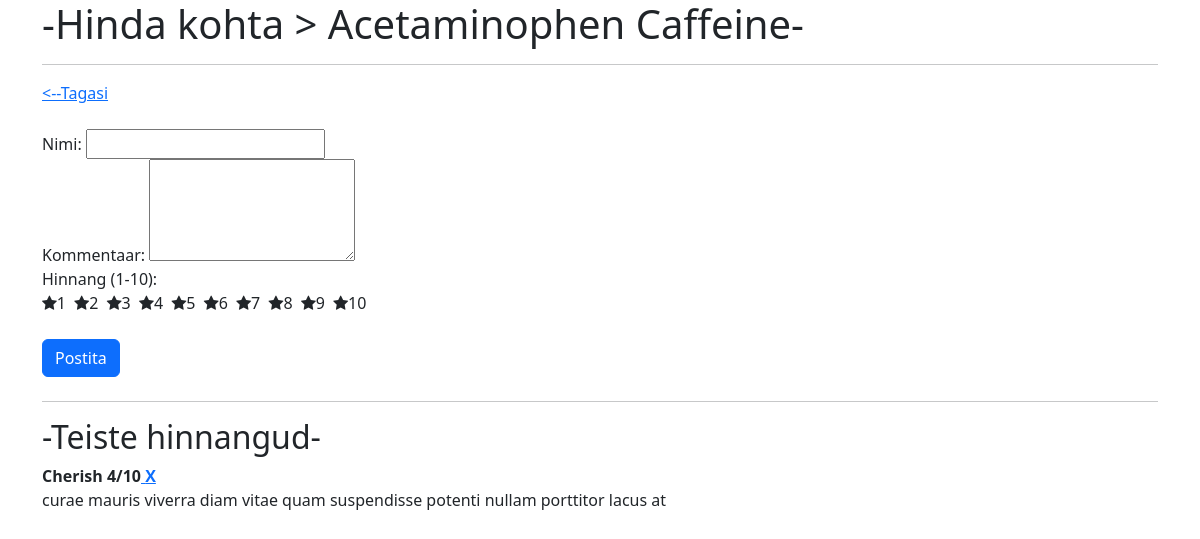
Page /lisahinnang.php?koht=8 (signed in) on the committed database.
### tables this page shows
CREATE TABLE `hinnangud` (
  `id` int(255) NOT NULL,
  `nimi` varchar(255) NOT NULL,
  `hinnang` int(255) NOT NULL,
  `kommentaar` varchar(255) NOT NULL,
  `id_koht` varchar(255) NOT NULL
);

### lisahinnang.php (the view, shortened to what this page needs)
<?php
include ("config.php");
if(isset($_GET['koht'])) {
    $valitudKohtId = $_GET['koht'];
    $sqlValitud_koht = "SELECT nimi FROM kohad WHERE id = '$valitudKohtId'";
    $valitud_koht = $uhendus->query($sqlValitud_koht);
    $row = mysqli_fetch_assoc($valitud_koht);
} else {
    header("Location: index.php");
}
?>
<!DOCTYPE html>
<html lang="et">
<head>
    <link href="https://cdn.jsdelivr.net/npm/bootstrap@5.3.2/dist/css/bootstrap.min.css" rel="stylesheet">
    <link rel="stylesheet" href="https://cdnjs.cloudflare.com/ajax/libs/font-awesome/4.7.0/css/font-awesome.min.css">
</head>
<body>
    <div class="container">
        <h1>-Hinda kohta > <?php echo $row['nimi']; ?>-</h1>
        <hr>
        <a href="/KThindakogemust/admin/"><--Tagasi</a>
        <br>
        <br>
        <form method="post">
            <label for="nimi">Nimi:</label>
            <input type="text" name="nimi" id="nimi" required><br>
            <label for="kommentaar">Kommentaar:</label>
            <textarea name="kommentaar" id="kommentaar" rows="4" required></textarea><br>
            <p class="star">Hinnang (1-10):<br>
                <label for="hinnang1"><i class="fa fa-star"></i>1</label>
                <label for="hinnang2"><i class="fa fa-star"></i>2</label>
                <label for="hinnang3"><i class="fa fa-star"></i>3</label>
                <label for="hinnang4"><i class="fa fa-star"></i>4</label>
                <label for="hinnang5"><i class="fa fa-star"></i>5</label>
                <label for="hinnang6"><i class="fa fa-star"></i>6</label>
                <label for="hinnang7"><i class="fa fa-star"></i>7</label>
                <label for="hinnang8"><i class="fa fa-star"></i>8</label>
                <label for="hinnang9"><i class="fa fa-star"></i>9</label>
                <label for="hinnang10"><i class="fa fa-star"></i>10</label>
            </p>
            <input type="submit" class="btn btn-primary my-2" value="Postita">
        </form>
        <hr>
        <h2>-Teiste hinnangud-</h2>
        <?php
        $sql_hinnangud = "SELECT * FROM hinnangud WHERE id_koht='$valitudKohtId'";
        $result_hinnangud = $uhendus->query($sql_hinnangud);
        if ($result_hinnangud->num_rows > 0) {
            while($row = $result_hinnangud->fetch_assoc()) {
                echo "<b>" . $row["nimi"] . " " . $row["hinnang"] . "/10" . "<a href='kustutahinnang.php?kommentaar=" . $row["kommentaar"] . "'> X </a>" . "</b><br>" . $row["kommentaar"] . "<br><br> ";
            }
        } else {
            echo "Hinnanguid ei leitud.";
        }
        ?>
    </div>
    </body>
</html>

### rows in the picture
hinnangud: nimi "Cherish", hinnang "4", kommentaar "curae mauris viverra diam vitae quam suspendisse potenti nullam porttitor lacus at"
